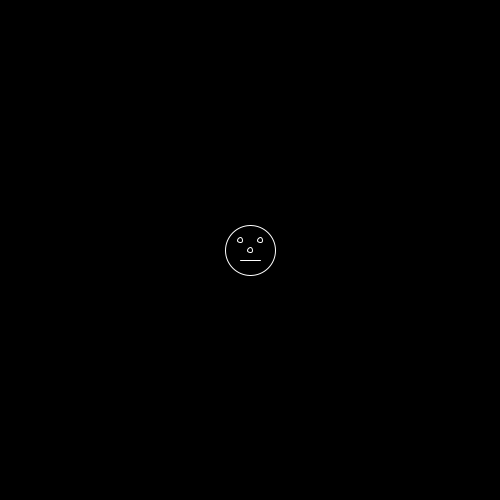
Frame 1 (no input)
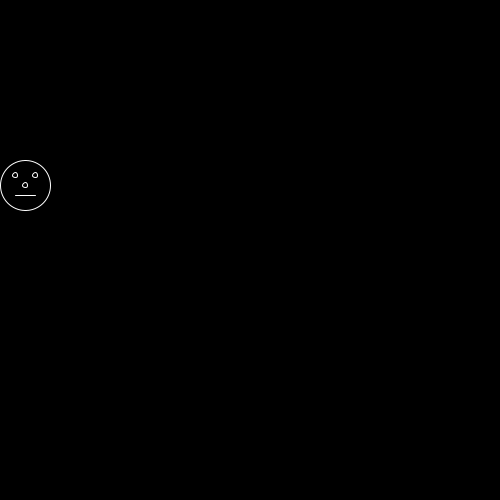
Frame 60 (the mouse pressed at the canvas centre just before this capture)
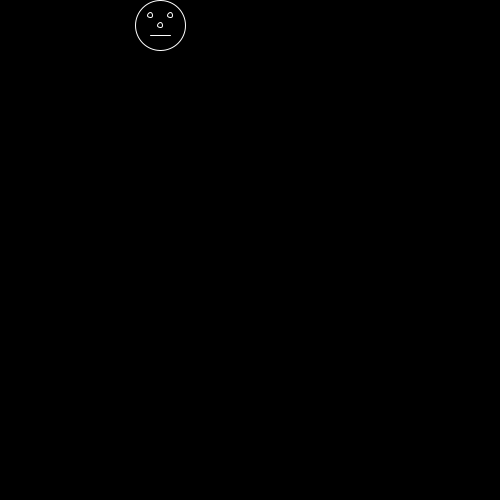
Frame 120 (the mouse held since frame 60 and released just before this capture)

The Processing sketch that drew these frames (run headless with seeded random() and noise(); from frame 60 on, the mouse is pressed at the canvas centre):

// Processing sketch: movingFace
// ── movingFace.pde
void setup()
{
  size(500, 500);
  
  stroke(255);
  fill(0);
  
  x = width/2;
  y = height/2;
}

int x, y;
int speed = -5;
int xSpeed = speed;
int ySpeed = 0;
int radius = 25;
boolean flag = true;

void draw()
{
  background(0);
  
  println(x + ", " + y);
  
  ellipse(x, y, radius*2, radius*2);
  ellipse(x-((radius*2)/5), y-((radius*2)/5), radius/5, radius/5);
  ellipse(x+((radius*2)/5), y-((radius*2)/5), radius/5, radius/5);
  ellipse(x, y, radius/5, radius/5);
  line(x-((radius*2)/5), y+((radius*2)/5), x+((radius*2)/5), y+((radius*2)/5));
  
  if (x > width - radius)
  {
    xSpeed = 0;
    ySpeed = -speed;
    x = width - radius;
  }
  
  if (y < radius)
  {
    ySpeed = 0;
    xSpeed = -speed;
    y = radius;
  }
  
  if (x < radius)
  {
    xSpeed = 0;
    ySpeed = speed;
    x = radius;
  }
  
  if (y > height - radius)
  {
    ySpeed = 0;
    xSpeed = speed;
    y = height - radius;
  }
  
  x += xSpeed;
  y += ySpeed;
  
  /*
  if(x <= width && flag == false)
  {
    x += xSpeed;
  }
  else
  {
    flag = true;
  }
  
  if(x >= 0 && flag == true)
  {
    x -= xSpeed;
  }
  else
  {
    flag = false;
  }*/
}
